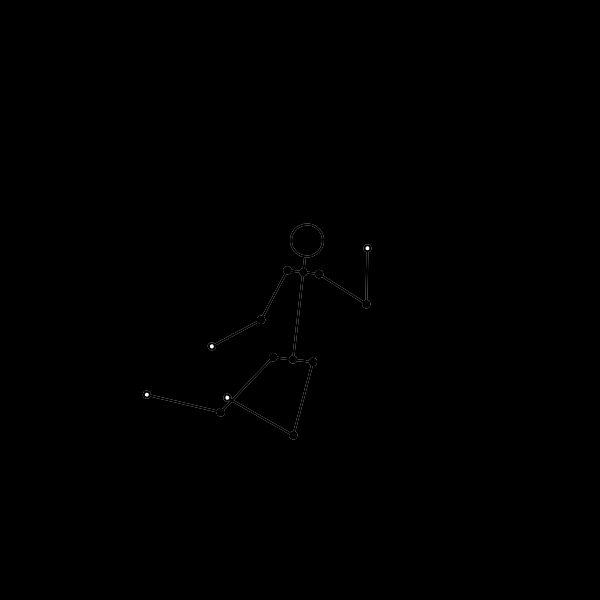
Frame 1 (no input)
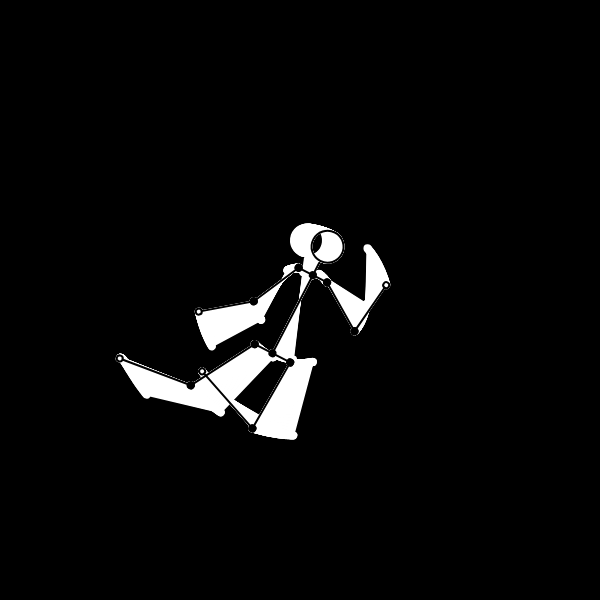
Frame 60 (no input)
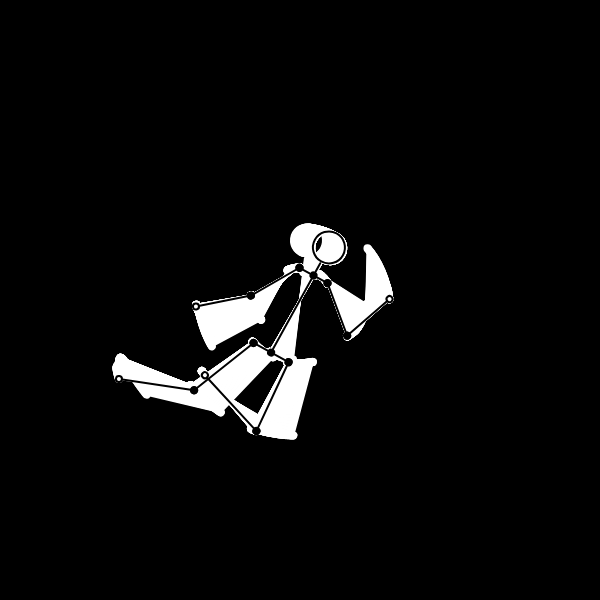
Frame 120 (the mouse pressed at the canvas centre since frame 60)

The p5.js sketch that drew these frames (run headless with seeded random() and noise() and a simulated clock; from frame 60 on, the mouse is pressed at the canvas centre):

// p5.js sketch
// ── sketch.js
let stickman;
let canvasSize;
let unidade = 40;
let peso = 2;
let traceGraphics;
let positionGraphics;

function setup() {
  createCanvas(600, 600);

  traceGraphics = createGraphics(width, height);
  traceGraphics.angleMode(DEGREES);
  traceGraphics.strokeWeight(peso);
  traceGraphics.background(0);

  positionGraphics = createGraphics(width, height);
  positionGraphics.angleMode(DEGREES);
  positionGraphics.strokeWeight(peso);
  positionGraphics.background(0);

  stickman = new Stickman();
}

function draw() {
  positionGraphics.clear();
  stickman.update();
  stickman.display(traceGraphics, true);
  stickman.display(positionGraphics, false);
  image(traceGraphics, 0, 0);
  image(positionGraphics, 0, 0);
}

class Stickman {
  constructor() {
    this.seed = random(1000);
    this.pos = createVector(width / 2, height / 2);
    this.headSize = unidade * 0.8;
    this.torsoLength = unidade * 3;
    this.shoulderSize = unidade * 0.4;
    this.armLength = unidade * 1.4;
    this.hipSize = unidade * 0.5;
    this.legLength = unidade * 1.9;
  }

  update() {
    this.t = frameCount * 0.002 + this.seed;
  }

  display(g, hasTrace) {
    g.push();
    g.translate(this.pos.x, this.pos.y);

    let torsoAngle = map(noise(this.t), 0, 1, -180, 180);

    g.push();
    g.rotate(torsoAngle);
    g.translate(0, -this.torsoLength / 2);

    g.stroke(hasTrace ? color(255) : color(0));
    g.noFill();
    g.ellipse(0, 0, this.headSize);

    g.fill(hasTrace ? color(255) : color(0));
    g.line(0, unidade * 0.45, 0, this.torsoLength);
    g.circle(0, unidade * 0.8, peso * 3);
    g.circle(0, this.torsoLength, peso * 3);

    g.line(-this.shoulderSize, unidade * 0.8, this.shoulderSize, unidade * 0.8);
    g.circle(-this.shoulderSize, unidade * 0.8, peso * 3);
    g.circle(this.shoulderSize, unidade * 0.8, peso * 3);
    this.drawArm(g, -this.shoulderSize, this.headSize, 1);
    this.drawArm(g, this.shoulderSize, this.headSize, -1);

    g.line(-this.hipSize, this.torsoLength, this.hipSize, this.torsoLength);
    g.circle(-this.hipSize, this.torsoLength, peso * 3);
    g.circle(this.hipSize, this.torsoLength, peso * 3);
    this.drawLeg(g, -this.hipSize, this.torsoLength, 1);
    this.drawLeg(g, this.hipSize, this.torsoLength, -1);

    g.pop();
    g.pop();
  }

  drawArm(g, x, y, side) {
    g.push();
    g.translate(x, y);

    let shoulderAngle = map(sin(this.t + side), -1, 1, 10, 140);
    let elbowAngle = map(sin(this.t * 0.8 + side * 10), -1, 1, -30, 140);

    g.rotate(shoulderAngle * side);

    g.line(0, 0, 0, this.armLength);
    g.circle(0, 0, peso * 3);
    g.circle(0, this.armLength, peso * 3);

    g.translate(0, this.armLength);
    g.rotate(elbowAngle * side);

    g.line(0, 0, 0, this.armLength);
    g.circle(0, 0, peso * 3);
    g.fill(color(255));
    g.circle(0, this.armLength, peso * 3);

    g.pop();
  }

  drawLeg(g, x, y, side) {
    g.push();
    g.translate(x, y);

    let hipAngle = map(sin(this.t + side * 5), -1, 1, -30, 90);
    let kneeAngle = map(sin(this.t * 0.9 + side * 20), -1, 1, 0, 120);

    g.rotate(hipAngle * side);

    g.line(0, 0, 0, this.legLength);
    g.circle(0, 0, peso * 3);
    g.circle(0, this.legLength, peso * 3);

    g.translate(0, this.legLength);
    g.rotate(kneeAngle);

    g.line(0, 0, 0, this.legLength);
    g.circle(0, 0, peso * 3);
    g.fill(color(255));
    g.circle(0, this.legLength, peso * 3);

    g.pop();
  }
}
